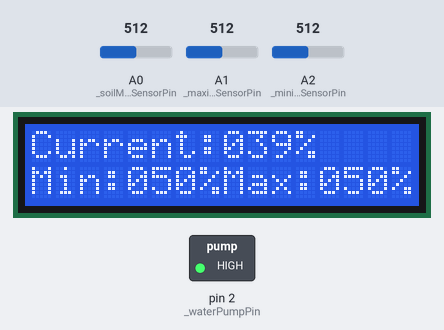
Recording of a sketch running on a simulated Arduino Uno, built with avr-gcc and run on an emulated ATmega328P. Shown: 16×2 character LCD, switched loads named in the sketch (green lamp = pin HIGH). Inputs (shaded band) come from the test bench; at power-on: A0 (_soilMoistureSensorPin) = 512, A1 (_maximumSoilMoisturePercentageSensorPin) = 512, A2 (_minimumSoilMoisturePercentageSensorPin) = 512. What the sketch prints to the serial monitor is not drawn.

Above: at 1.25 s.
1.3 s: A0 (_soilMoistureSensorPin) set to 716
At 1.7 s:
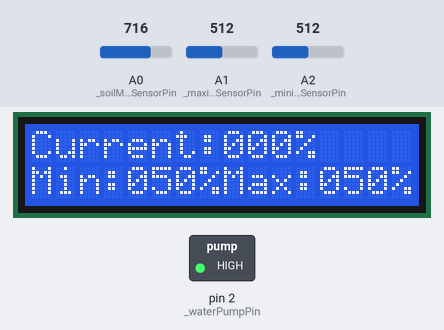
2.8 s: A1 (_maximumSoilMoisturePercentageSensorPin) set to 716
At 4.1 s:
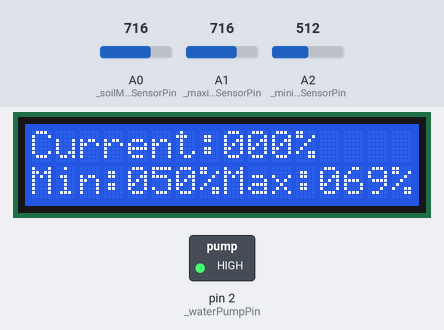
5.8 s: A2 (_minimumSoilMoisturePercentageSensorPin) set to 716
At 7.4 s:
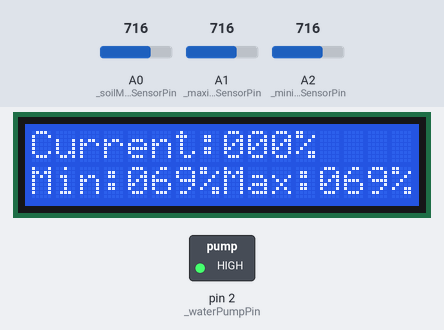
7.8 s: A1 (_maximumSoilMoisturePercentageSensorPin) set to 900
At 8.6 s:
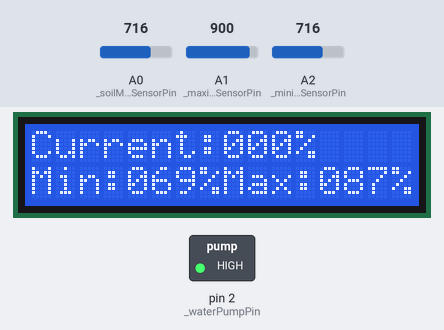
10.8 s: A2 (_minimumSoilMoisturePercentageSensorPin) set to 900
At 12.4 s:
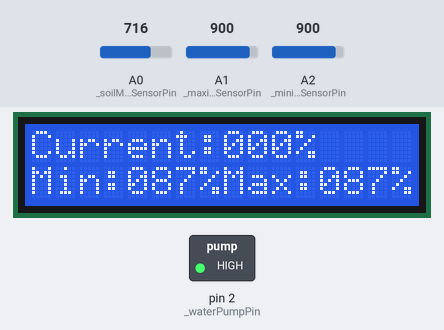
12.9 s: A0 (_soilMoistureSensorPin) set to 511
At 13.6 s:
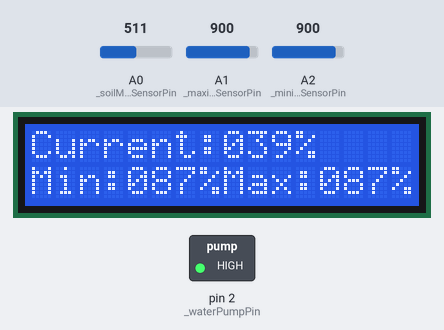
Timing chart, 0 to 16.9 s (numbered marks = the images above; inputs shaded):
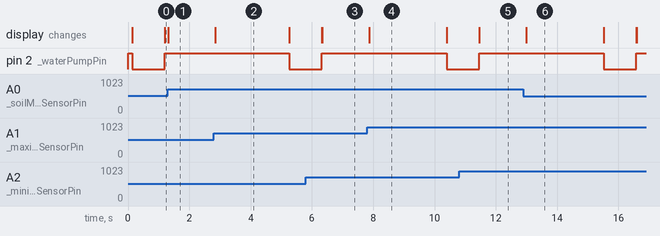

Measured:
- after the input at 1.3 s, the display: changes at once (image 1)
- after the input at 2.8 s, the display: changes after 0.05 s (image 2)
- after the input at 7.8 s, the display: changes after 0.07 s (image 4)
- what the display in image 2 shows lasts 2.4 s, from 2.9 s to 5.3 s
- what the display in image 4 shows lasts 2.5 s, from 7.9 s to 10.4 s

The sketch:

ArduinoWateringSystem.ino
```cpp
#include <LiquidCrystal.h>

// Initialize the LiquidCrystal library by associating any needed LCD interface pin with the arduino pin number it is connected to.
const byte rs = 7, en = 8, d4 = 9, d5 = 10, d6 = 11, d7 = 12;
LiquidCrystal lcd(rs, en, d4, d5, d6, d7);

// The Capacitive Soil Moisture Sensor v1.2 is active low.
// We define RELAY_ON and RELAY_OFF for clarity.
#define RELAY_ON LOW
#define RELAY_OFF HIGH

const int _airValue = 617;   // Replace the value with value when placed in air using calibration code.
const int _waterValue = 349; // Replace the value with value when placed in water using calibration code.
const int _waterPumpPin = 2;
const int _soilMoistureSensorPin = A0;

// Pins for potentiometers that allow for adjusting maximum and minimum soil moisture percentages.
const int _maximumSoilMoisturePercentageSensorPin = A1;
const int _minimumSoilMoisturePercentageSensorPin = A2;
const int _maximumSoilMoisturePercentageSensorReadingValue = 1023;
int maximumSoilMoisturePercentage = 0;
int minimumSoilMoisturePercentage = 0;
int soilMoisturePercentage = 0;
int soilMoistureSensorValue = 0;

// Variables for throttling the duration and iterations of the water pump being on (pumping water).
unsigned long timeOfLastWaterPumpStart = 0;
unsigned long maximumWaterPumpOnDurationInMilliseconds = 1000;
unsigned long timeOfLastWaterPumpOnPauseStart = 0;
unsigned long maximumWaterPumpOnPauseDurationInMilliseconds = 4000;
bool isWaterPumpOnPaused = false;

// Time variables for throttling current soil moisture percentage serial printing.
unsigned long timeOfLastSoilMoisturePercentagePrint = 0;
unsigned long timePassedSinceLastSoilMoisturePercentagePrint = 0;

// Time variables for throttling maximum and minimum soil moisture sensor serial printing.
unsigned long timeOfLastSoilMoisturePercentageControlPrint = 0;
unsigned long timePassedSinceLastSoilMoisturePercentageControlPrint = 0;

// Time variables for throttling LCD printing.
unsigned long timeOfLastLcdPrint = 0;
unsigned long timePassedSinceLastLcdPrint = 0;
unsigned long lcdPrintPauseDurationInMilliseconds = 100;
bool isLcdPrintAllowedByWaterPumpPriority = true;

int getSensorPercentage(
  int sensorPin,
  int maximumSensorReadingValue
)
{
  int sensorReading = analogRead(sensorPin);
  int percentage = map(
    sensorReading,
    0,
    maximumSensorReadingValue,
    0,
    100
  );

  if(percentage > 100)
  {
    percentage = 100;
  }
  else if(percentage < 0)
  {
    percentage = 0;
  }

  return percentage;
}

void handleSoilMoisturePercentageControlPrint()
{
  timePassedSinceLastSoilMoisturePercentageControlPrint = millis() - timeOfLastSoilMoisturePercentageControlPrint;
  bool isSoilMoisturePercentageControlPrintAllowed = timePassedSinceLastSoilMoisturePercentageControlPrint > 1000;

  if(isSoilMoisturePercentageControlPrintAllowed)
  {
    Serial.print("Maximum Soil Moisture: ");
    Serial.print(maximumSoilMoisturePercentage);
    Serial.println("%");
    Serial.print("Minimum Soil Moisture: ");
    Serial.print(minimumSoilMoisturePercentage);
    Serial.println("%");

    timeOfLastSoilMoisturePercentageControlPrint = millis();
  }
}

void handleSoilMoisturePercentageControl()
{
  int tempMaximumSoilMoisturePercentage = getSensorPercentage(
    _maximumSoilMoisturePercentageSensorPin,
    _maximumSoilMoisturePercentageSensorReadingValue
  );
  int tempMinimumSoilMoisturePercentage = getSensorPercentage(
    _minimumSoilMoisturePercentageSensorPin,
    _maximumSoilMoisturePercentageSensorReadingValue
  );

  // Allow updates of the min and max if they don't cross values.
  // TODO: Implementing a way to initiate changing the min/max independently
  // would reduce the chance of accidental water pump starts.
  if(tempMaximumSoilMoisturePercentage >= minimumSoilMoisturePercentage)
  {
    maximumSoilMoisturePercentage = tempMaximumSoilMoisturePercentage;
  }

  if(tempMinimumSoilMoisturePercentage <= maximumSoilMoisturePercentage)
  {
    minimumSoilMoisturePercentage = tempMinimumSoilMoisturePercentage;
  }

  handleSoilMoisturePercentageControlPrint();
}

void handleSoilMoisturePercentagePrint()
{
  timePassedSinceLastSoilMoisturePercentagePrint = millis() - timeOfLastSoilMoisturePercentagePrint;
  bool isSoilMoisturePercentagePrintAllowed = timePassedSinceLastSoilMoisturePercentagePrint > 1000;

  if(isSoilMoisturePercentagePrintAllowed)
  {
    Serial.print("Moisture Sensor Value: ");
    Serial.println(soilMoistureSensorValue);
    Serial.print("Soil Moisture: ");
    Serial.print(soilMoisturePercentage);
    Serial.println("%");

    timeOfLastSoilMoisturePercentagePrint = millis();
  }
}

void setCurrentSoilMoisturePercentage()
{
  soilMoistureSensorValue = analogRead(_soilMoistureSensorPin);

  soilMoisturePercentage = map(
    soilMoistureSensorValue,
    _airValue,
    _waterValue,
    0,
    100
  );

  if (soilMoisturePercentage > 100)
  {
    soilMoisturePercentage = 100;
  }
  else if (soilMoisturePercentage < 0)
  {
    soilMoisturePercentage = 0;
  }

  handleSoilMoisturePercentagePrint();
}

void handleWaterPump()
{
  // We will shut off the water pump, if the prescribed soild moisture isn't already reached, after a set maximum "on time".
  // This gives the water time to reach and penetrate the soil, reducing chance of overwatering and overflow.
  unsigned long timePassedSinceLastWaterPumpStart = millis() - timeOfLastWaterPumpStart;
  bool isMaximumWaterPumpOnDurationExceeded = timePassedSinceLastWaterPumpStart >= maximumWaterPumpOnDurationInMilliseconds;

  unsigned long timePassedSinceLastWaterPumpOnPauseStart = millis() - timeOfLastWaterPumpOnPauseStart;
  bool isMaximumWaterPumpOnPauseDurationExceeded = timePassedSinceLastWaterPumpOnPauseStart >= maximumWaterPumpOnPauseDurationInMilliseconds;

  bool isWaterPumpOn = digitalRead(_waterPumpPin) == RELAY_ON;

  // Unpause the water pump.
  if(
    isWaterPumpOnPaused
    && !isWaterPumpOn
    && isMaximumWaterPumpOnPauseDurationExceeded
  )
  {
    isWaterPumpOnPaused = false;
  }

  // Turn on/off water pump.
  if(
    isWaterPumpOn
    && (
      soilMoisturePercentage >= maximumSoilMoisturePercentage
      || isMaximumWaterPumpOnDurationExceeded
    )
  )
  {
    // HACK: Testing if the screen flashing and garbage printing can be avoided by first re-initializing it.
    if(!isLcdPrintAllowedByWaterPumpPriority)
    {
      lcd.begin(16, 2);
      lcd.clear();
    }

    digitalWrite(_waterPumpPin, RELAY_OFF);

    // Enter "pause" mode whenever the water pump is turned off.
    isWaterPumpOnPaused = true;
    timeOfLastWaterPumpOnPauseStart = millis();
    isLcdPrintAllowedByWaterPumpPriority = true;
  }
  else if(
    !isWaterPumpOn
    && !isWaterPumpOnPaused
    && soilMoisturePercentage < minimumSoilMoisturePercentage
  )
  {
    // HACK: Testing if the screen flashing and garbage printing can be avoided by first re-initializing it.
    if(isLcdPrintAllowedByWaterPumpPriority)
    {
      lcd.begin(16, 2);
      lcd.clear();
      lcd.print("Watering...");
    }

    digitalWrite(_waterPumpPin, RELAY_ON);

    timeOfLastWaterPumpStart = millis();
    isLcdPrintAllowedByWaterPumpPriority = false;
  }
}

void printThreeDigitsToLcd(int value)
{
  if(value < 100)
  {
    lcd.print("0");

    if(value < 10)
    {
      lcd.print("0");
    }
  }

  lcd.print(value);
}

/*
 * The LCD screen has 2 rows with 16 characters each.
 * The first row will display the current soil moisture sensor reading.
 * The second row will display the currently set minimum and maximum soil moisture values.
 */
void handleLcd()
{
  timePassedSinceLastLcdPrint = millis() - timeOfLastLcdPrint;

  bool isLcdPrintAllowedByTime = timePassedSinceLastLcdPrint > lcdPrintPauseDurationInMilliseconds;

  if(
    isLcdPrintAllowedByWaterPumpPriority
    && isLcdPrintAllowedByTime
  )
  {
    lcd.clear();
    lcd.home();
    lcd.print("Current:");

    printThreeDigitsToLcd(soilMoisturePercentage);

    lcd.print("%    ");

    lcd.setCursor(0, 1);

    lcd.print("Min:");

    printThreeDigitsToLcd(minimumSoilMoisturePercentage);

    lcd.print("%");
    lcd.print("Max:");

    printThreeDigitsToLcd(maximumSoilMoisturePercentage);

    lcd.print("%");

    timeOfLastLcdPrint = millis();
  }
}

void setup()
{
  Serial.begin(9600);

  // Ensure the digital pin for the water pump is off by default.
  digitalWrite(_waterPumpPin, RELAY_OFF);
  pinMode(_waterPumpPin, OUTPUT);

  // Set up the LCD's number of columns and rows:
  lcd.begin(16, 2);
  lcd.clear();
}

void loop()
{
  handleSoilMoisturePercentageControl();

  setCurrentSoilMoisturePercentage();

  handleLcd();

  handleWaterPump();
}
```
